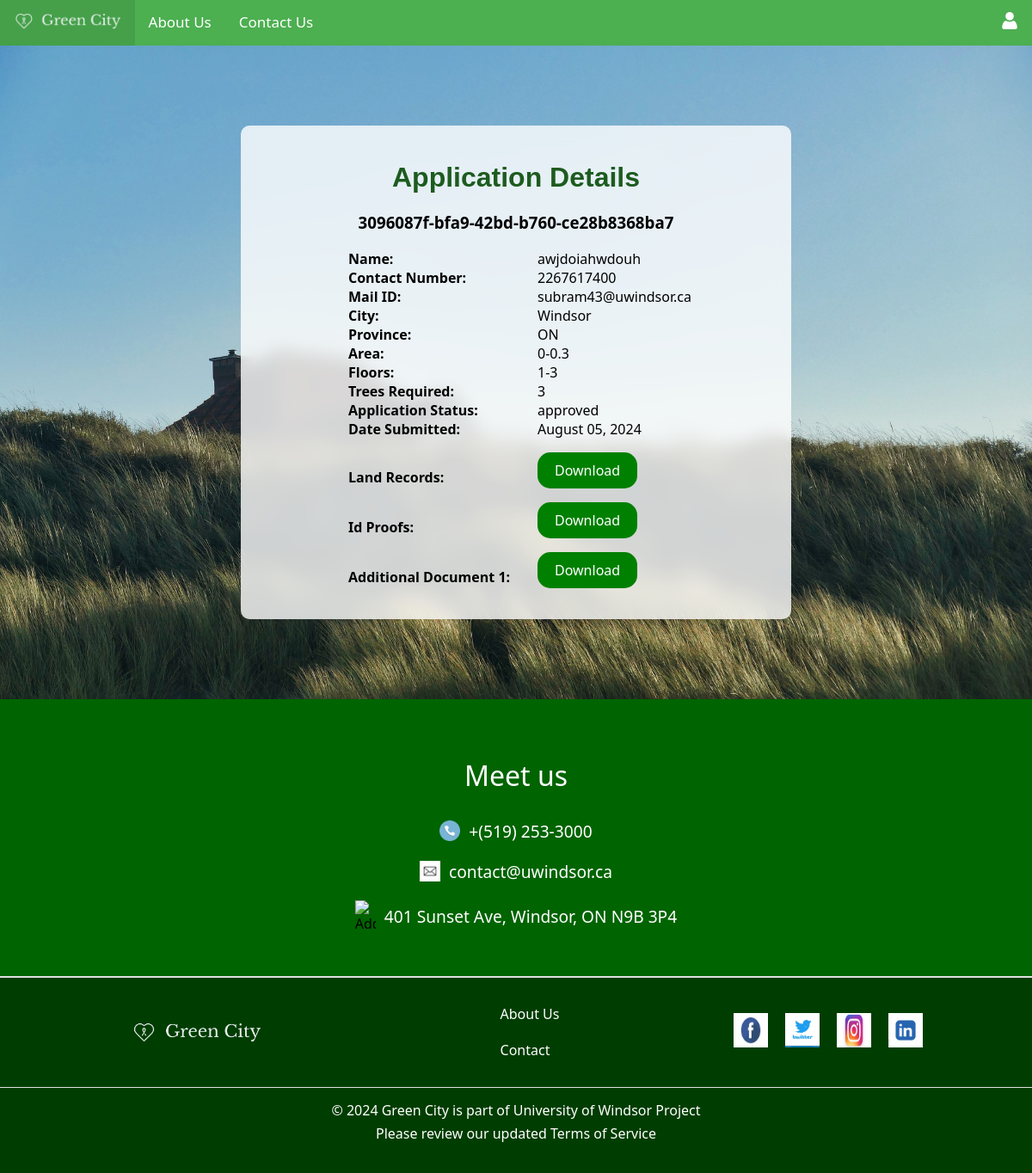
The page /application_details/1/ (signed in) on the database its author committed.
### myapp/models.py (models this page shows, shortened)
class BuildingPermit(models.Model):
    AREA_CHOICES = [
        ('0-0.3', '0<0.3'),
        ('0.3-0.5', '0.3<0.5'),
        ('0.5-0.7', '0.5<0.7'),
        ('0.7+', '>=0.7'),
    ]
    FLOORS_CHOICES = [
        ('1-3', '1-3'),
        ('4-6', '4-6'),
        ('7+', '>=7'),
    ]
    __application_status_options = {
        "submitted": "Submitted",
        "in progress": "In Progress",
        "approved": "Approved",
        "rejected": "Rejected",
        "additional": "Additional Document Required",
    }
    name = models.CharField(max_length=100)
    contact_number = models.CharField(max_length=15)
    mail_id = models.EmailField()
    city = models.CharField(max_length=100)
    province = models.CharField(max_length=100)
    area = models.CharField(max_length=20, choices=AREA_CHOICES)
    floors = models.CharField(max_length=20, choices=FLOORS_CHOICES)
    government_id_proof = models.FileField(upload_to=user_id_proof_path)
    land_purchase_record = models.FileField(upload_to=user_land_records_path)
    trees_required = models.PositiveIntegerField()
    application_number = models.CharField(max_length=50, default=str(uuid.uuid4()))
    application_status = models.CharField(max_length=20, choices=__application_status_options, default="submitted")
    date = models.CharField(max_length=50, default=str(datetime.now().strftime("%B %d, %Y")))
    user_id = models.PositiveIntegerField(default=1)
    usr = models.ForeignKey(CustomUser, on_delete=models.CASCADE)
    additional_document_description = models.CharField(max_length=1000, blank=True, null=True)
    additional_document_1 = models.FileField(upload_to=user_additional_document_1_path, blank=True, null=True)
    additional_document_2 = models.FileField(upload_to=user_additional_records_2_path, blank=True, null=True)

### myapp/views.py (the view, shortened to what this page needs)
# urls.py: path('application_details/<int:permit_id>/', views.application_details, name='application_details'),
def application_details(request, permit_id: int) -> HttpResponse:
    def _get_dict_using(application: BuildingPermit):
        return {
            'permit': application,
            'is_additional_document_1_available': True if application.additional_document_1.name is not "" else False,
            'is_additional_document_2_available': True if application.additional_document_2.name is not "" else False,
        }
    permit = get_object_or_404(BuildingPermit, pk=permit_id, user_id=request.user.id)
    return render(
        request,
        template_name='home/applications/application_details.html',
        context=_get_dict_using(permit)
    )

### myapp/templates/home/applications/application_details.html (shortened to what this page needs)
{% extends 'base.html' %}
{% block content %}
    {% load static %}
    <link rel="stylesheet" href="{% static 'home/applications/applications.css' %}">
    <div class="application-details-container">
        <div class="application-details-container-inner">
            <h1 class="application-h1">Application Details</h1>
            <h3 class="application-h2">{{ permit.application_number }}</h3>
            <div class="column-row-container">
                <div class="column">
                    <div class="row">
                        <div class="cell-label">Name:</div>
                        <div class="cell-data">{{ permit.name }}</div>
                    </div>
                    <div class="row">
                        <div class="cell-label">Contact Number:</div>
                        <div class="cell-data">{{ permit.contact_number }}</div>
                    </div>
                </div>
                <div class="column">
                    <div class="row">
                        <div class="cell-label">Mail ID:</div>
                        <div class="cell-data">{{ permit.mail_id }}</div>
                    </div>
                    <div class="row">
                        <div class="cell-label">City:</div>
                        <div class="cell-data">{{ permit.city }}</div>
                    </div>
                </div>
                <div class="column">
                    <div class="row">
                        <div class="cell-label">Province:</div>
                        <div class="cell-data">{{ permit.province }}</div>
                    </div>
                    <div class="row">
                        <div class="cell-label">Area:</div>
                        <div class="cell-data">{{ permit.area }}</div>
                    </div>
                </div>
                <div class="column">
                    <div class="row">
                        <div class="cell-label">Floors:</div>
                        <div class="cell-data">{{ permit.floors }}</div>
                    </div>
                    <div class="row">
                        <div class="cell-label">Trees Required:</div>
                        <div class="cell-data">{{ permit.trees_required }}</div>
                    </div>
                </div>
                <div class="column">
                    <div class="row">
                        <div class="cell-label">Application Status:</div>
                        <div class="cell-data">{{ permit.application_status }}</div>
                    </div>
                    <div class="row">
                        <div class="cell-label">Date Submitted:</div>
                        <div class="cell-data">{{ permit.date }}</div>
                    </div>
                </div>
            <div class="spacing"></div>
                <div class="column">
                    <div class="row">
                        <div class="cell-label">Land Records:</div>
                        <div class="cell-data"><a class="download-button" href="{% url 'myapp:download_land_record_document' permit.id%}">Download</a></div>
                    </div>
                    <div class="row">
                        <div class="cell-label">Id Proofs:</div>
                        <div class="cell-data"><a class="download-button" href="{% url 'myapp:download_id_proof' permit.id%}">Download</a></div>
                    </div>
                </div>
                <div class="column">
                    {% if form %}
                        <form class="additional-form" action="{% url 'myapp:application_details' permit.id%}" method='POST' enctype="multipart/form-data">
                            {% csrf_token %}
                            {{ form.as_p }}
                            <input class="submit" type="submit" name="upload" value="Upload">
                        </form>
                    {% elif is_additional_document_1_available %}
                        <div class="row">
                            <div class="cell-label">Additional Document 1:</div>
                            <div class="cell-data"><a class="download-button" href="{% url 'myapp:download_additional_document_1' permit.id%}">Download</a></div>
                        </div>
                    {% endif %}
                </div>
            </div>
        </div>
    </div>
{% endblock %}

### myapp/templates/base.css (style rules this page uses)
body { font-family: Georgia, "Segoe UI", system-ui, sans-serif; background-color: #f4f4f4; margin: 0; padding: 0; }

### myapp/templates/home/applications/applications.css (style rules this page uses)
.download-button, .card2 .create-new-application-button, .view-all-applications-button { display: inline-block; padding: 10px 20px; border-radius: 15px; background-color: green; color: white; text-align: center; text-decoration: none; font-size: 16px; transition-duration: 0.4s; cursor: pointer; margin-bottom: 16px; margin-right: 16px; }
.spacing { height: 16px; width: 100%; }
.application-details-container { display: flex; justify-content: center; align-items: center; height: 95vh; background-image: url('house.jpg'); background-size: cover; }
.application-h1, .application-h2 { text-align: center; width: 100%; }
.application-h1 { font-family: Georgia, sans-serif; color: #1d5b1f; font-weight: 600; }
.application-details-container-inner { background: rgba(255, 255, 255, 0.8); backdrop-filter: blur(10px); border-radius: 10px; padding: 20px; width: 50%; margin: auto; }
.column-row-container { display: flex; justify-content: center; flex-direction: column; height: 100%; padding-left: 50px; }
.column { display: flex; flex-direction: column; justify-content: center; align-items: center; }
.row { display: flex; align-items: center; justify-content: space-around; width: 80%; }
.cell-label, .cell-data { width: 100%; }
.cell-label { font-weight: bold; }

### rows shown on the page
BuildingPermit: application_number "3096087f-bfa9-42bd-b760-ce28b8368ba7", name "awjdoiahwdouh", contact_number "2267617400", mail_id "subram43@uwindsor.ca", city "Windsor", province "ON", area "0-0.3", floors "1-3", trees_required "3", application_status "approved", date "August 05, 2024"
